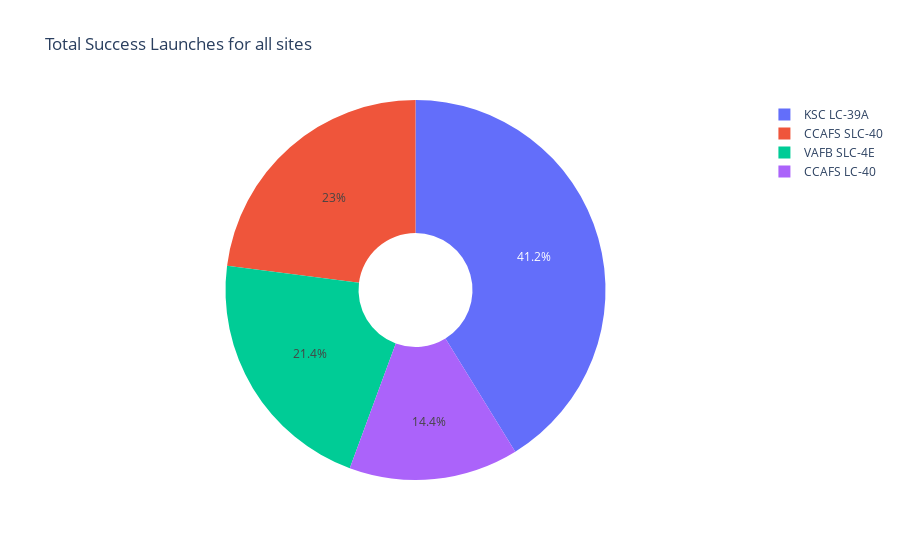

Here is the notebook cell this chart was saved with:
### Code cell
pie('ALL')

### Figure 1 — Plotly figure (JSON) as saved in the notebook; plotly's stock layout.template omitted (floating-point values rounded to 4 significant figures)
{"data": [{"domain": {"x": [0, 1], "y": [0, 1]}, "hole": 0.3, "hovertemplate": "Launch Site=%{label}<br>class=%{value}<extra></extra>", "labels": ["CCAFS LC-40", "CCAFS SLC-40", "KSC LC-39A", "VAFB SLC-4E"], "legendgroup": "", "name": "", "showlegend": true, "type": "pie", "values": [0.2692, 0.4286, 0.7692, 0.4]}], "layout": {"legend": {"tracegroupgap": 0}, "title": {"text": "Total Success Launches for all sites"}}}
